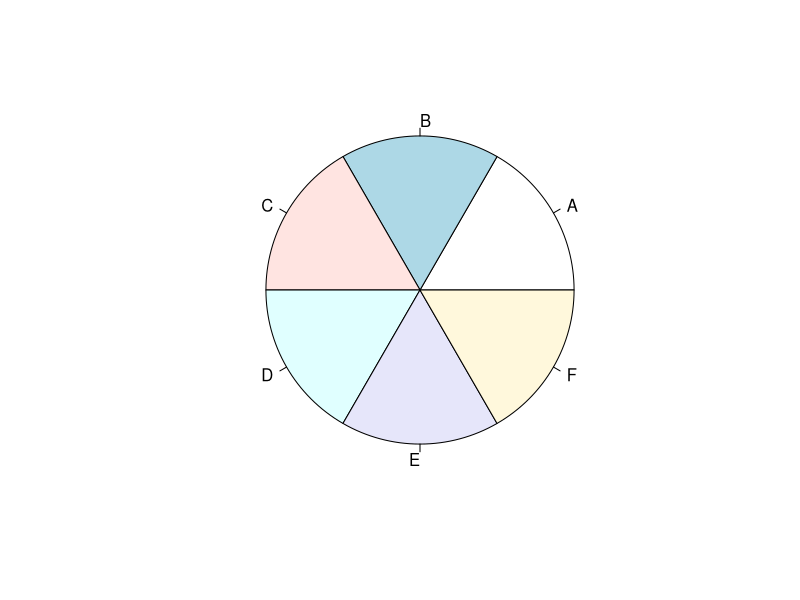
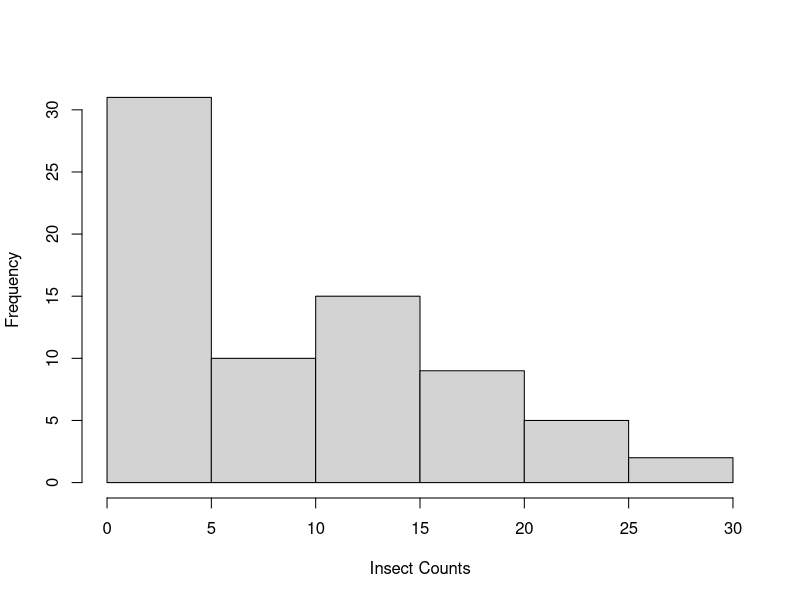
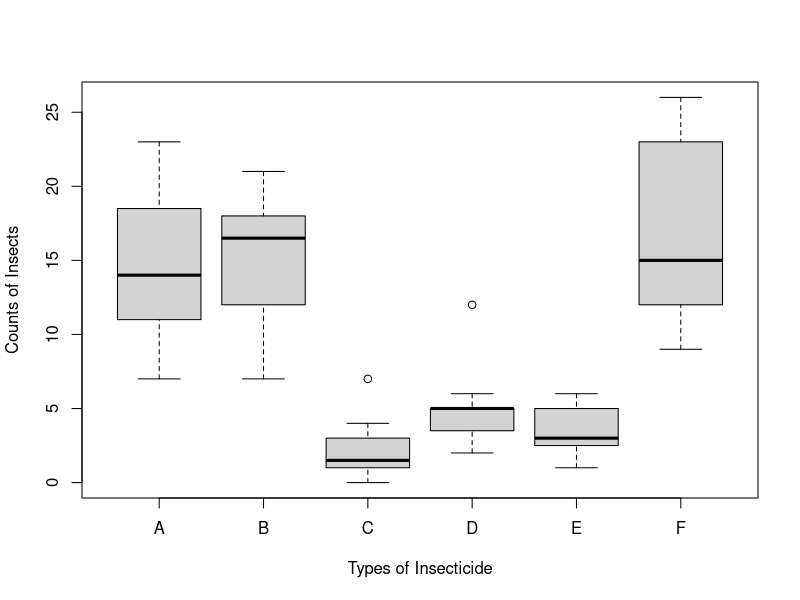

Write R code to recreate these figures, in order.
install.packages('knitr')

data(InsectSprays)
dim(InsectSprays)

table(InsectSprays[,"spray"])
pie(table(InsectSprays[,"spray"]))

summary(InsectSprays[,"count"])
hist(InsectSprays[,"count"], xlab="Insect Counts", main="")

plot(count~spray, data=InsectSprays,
     xlab="Types of Insecticide",
     ylab="Counts of Insects")

anova(lm(count~spray, data=InsectSprays))
